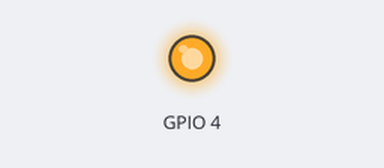
Simulated run of this program. Board: Raspberry Pi (BCM pin numbers). On the bench: output pins drawn as LEDs (lit = HIGH).

Above: at 0.1 s.
Timing chart, 0 to 1.6 s (numbered marks = the images above):
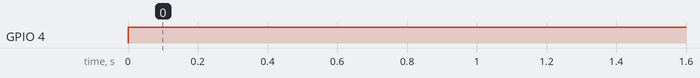

The program:

TestLED_Basis.py
```python
import RPi.GPIO as GPIO #GPIO importeren om te kunnen gebruiken
import time #er gaan tijdfuncties gebruik worden

GPIO.setmode(GPIO.BCM) #Nummering van de poorten gebruiken zoals op printplaat
GPIO.setup(4, GPIO.OUT)# poort 17 definieren als Output

inputstr = ""

try:
	while True:
		GPIO.output(4, True)


except KeyboardInterrupt: #Actie na Ctrl-C: Alle gestuurde uitgangen vrijgeven
	GPIO.cleanup()
```

Measured:
- by itself, GPIO 4: LOW → HIGH at 0.00 s
